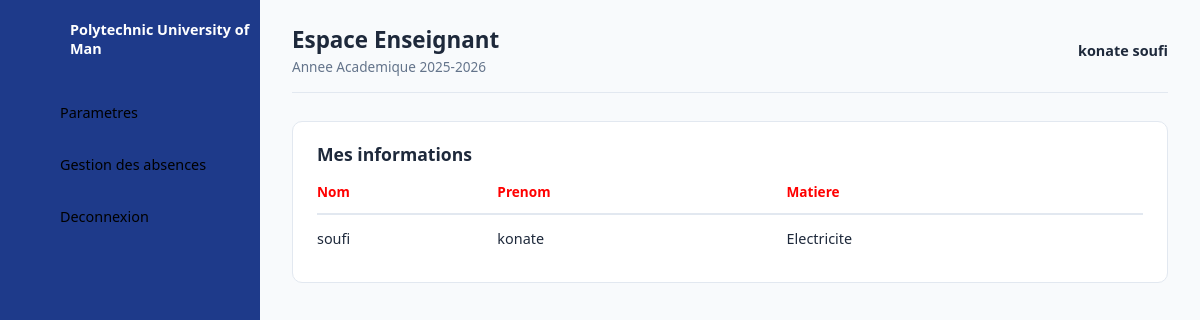
Before: /dashboardteacher/ (signed in) with the older database file.
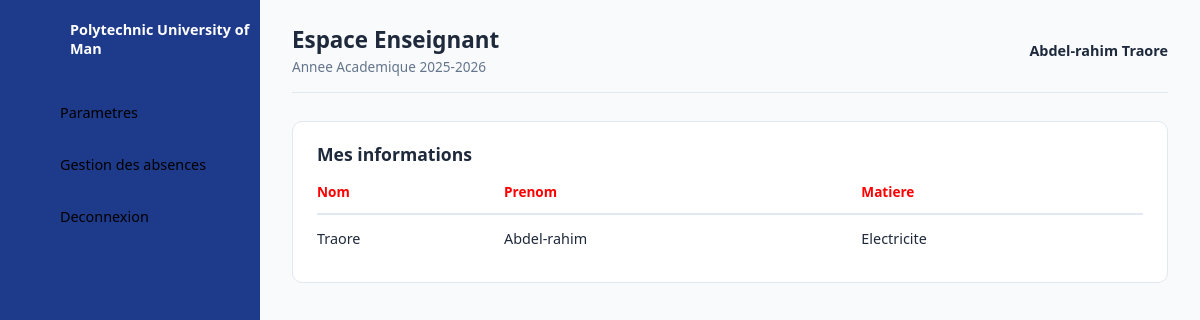
After: the same page with the newer database file.
### new_project/models.py (models this page shows, shortened)
class Professeur (models.Model):
    nom=models.CharField(max_length=100)
    prenom =models.CharField(max_length=100)
    age=models.IntegerField(default=0)
    classe = models.ForeignKey(Classes, on_delete=models.SET_NULL,null=True,blank=True)
    matiere =models.ForeignKey (Matieres, on_delete=models.SET_NULL,null=True, blank=True)
    id_user =models.OneToOneField(Utilisateur, on_delete=models.CASCADE, related_name='professeur' , null=True )
    class Meta:
        verbose_name = "Professeur"
        verbose_name_plural = "Professeurs"

class Matieres (models.Model):
    nom=models.CharField(max_length=50)
    class Meta:
        verbose_name = "Matière"
        verbose_name_plural = "Matieres"

### pages/views.py (the view)
# urls.py: path("dashboardteacher/", dashboardteacher,name="dashboardteacher"),
def dashboardteacher(request):
    professeur = get_object_or_404(Professeur, id_user=request.user)
    context = {"professeur": professeur
               }
    return render(request, "dashboardteacher/dashboardteacher.html", context)

### templates/dashboardteacher/dashboardteacher.html (shortened to what this page needs)
{% load static %}
<!DOCTYPE html>
<html lang="fr">
<head>
    <link rel="stylesheet" href="{% static 'css/dashboardadmin.css' %}?v=2.0">
</head>
<body>
    <div class="container">
        <aside class="navigation">
            <ul>
                <li class="brand">
                    <a href="#">
                        <span class="titre">Polytechnic University of Man</span>
                    </a>
                </li>
                <li>
                    <a href="{% url 'parametresteacher' %}">
                        <span class="titre">Parametres</span>
                    </a>
                </li>
                 <li>
                    <a href="{% url 'absences' %}">
                        <span class="titre">Gestion des absences</span>
                    </a>
                <li class="logout">
                    <a href="{% url 'deconnexion' %}">
                        <span class="titre">Deconnexion</span>
                    </a>
                </li>
            </ul>
        </aside>
        <main class="main-content">
            <header class="topbar">
                <div>
                    <h2>Espace Enseignant</h2>
                    <p class="subtitle">Annee Academique 2025-2026</p>
                </div>
                <div class="user-profile">
                    <span>{{ professeur.prenom }} {{ professeur.nom }}</span>
                </div>
            </header>
            <section class="details">
                <div class="recent-orders">
                    <div class="card-header">
                        <h3>Mes informations</h3>
                    </div>
                    <table>
                        <thead>
                            <tr>
                                <td class="lock">Nom</td>
                                <td class="lock">Prenom</td>
                                <td class="lock">Matiere</td>
                            </tr>
                        </thead>
                        <tbody>
                            {% if professeur %}
                            <tr>
                                <td>{{ professeur.nom }}</td>
                                <td>{{ professeur.prenom }}</td>
                                <td>{{ professeur.matiere.nom }}</td>
                            </tr>
                            {% else %}
                            <tr>
                                <td colspan="3">Aucune information trouvée pour cet enseignant.</td>
                            </tr>
                            {% endif %}
                        </tbody>
                    </table>
                </div>
            </section>
        </main>
    </div>
</body>
</html>

Changed rows visible on the page:
removed Professeur: prenom "konate", nom "soufi", matiere.nom "Electricite"
added Professeur: prenom "Abdel-rahim", nom "Traore", matiere.nom "Electricite"
